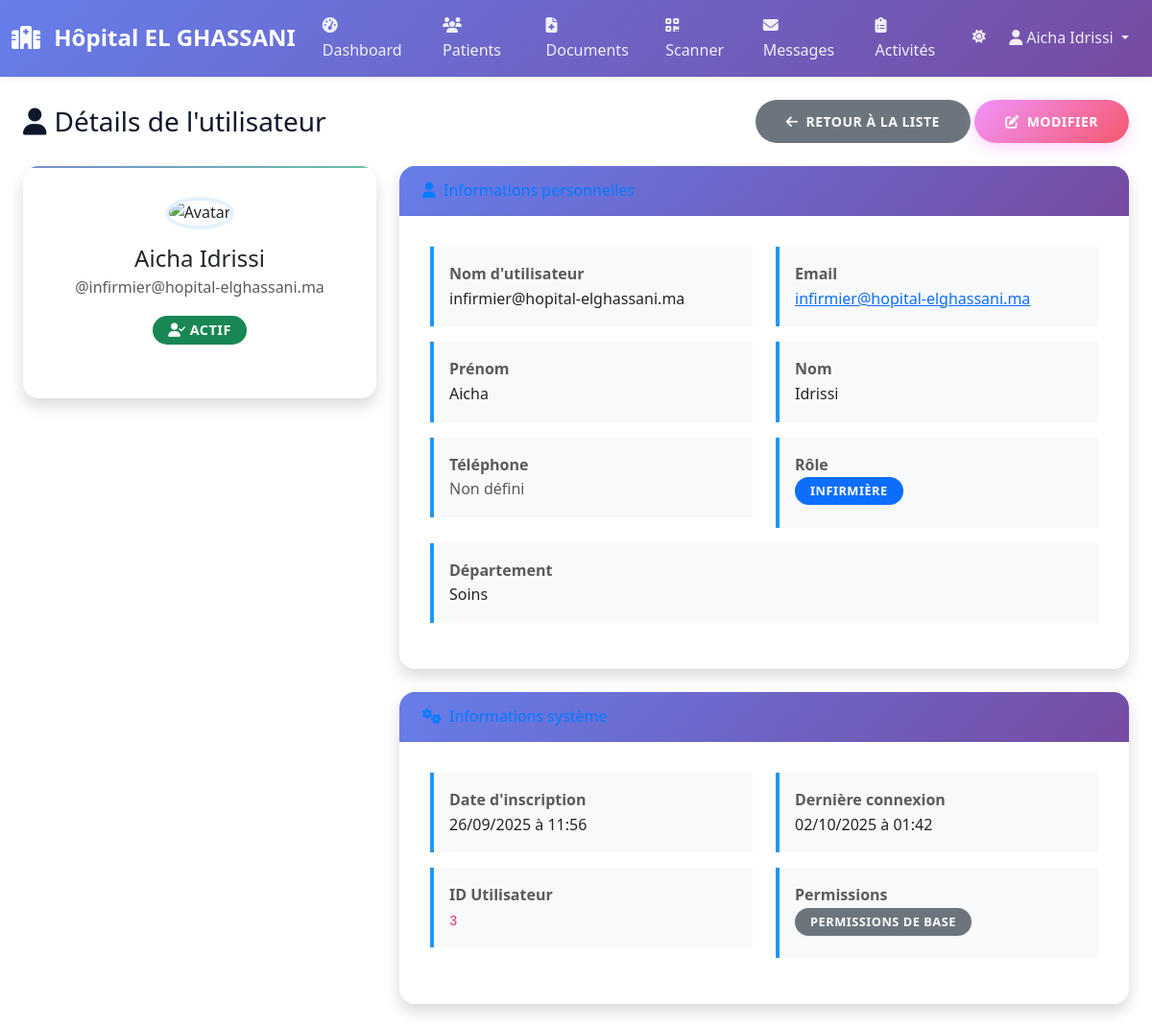
The page /api/auth/user/3/ (signed in) on the database its author committed.
### users/models.py (models this page shows, shortened)
class User(AbstractUser):
    ROLE_CHOICES = [
        ('admin', 'Administrateur'),
        ('doctor', 'Médecin'),
        ('nurse', 'Infirmière'),
        ('technician', 'Technicien'),
    ]
    role = models.CharField(
        max_length=20,
        choices=ROLE_CHOICES,
        default='nurse',
        verbose_name='Rôle'
    )
    department = models.CharField(
        max_length=100,
        blank=True,
        null=True,
        verbose_name='Département'
    )
    phone = models.CharField(
        max_length=20,
        blank=True,
        null=True,
        verbose_name='Téléphone'
    )
    is_active = models.BooleanField(
        default=True,
        verbose_name='Actif'
    )
    last_login_ip = models.GenericIPAddressField(
        blank=True,
        null=True,
        verbose_name='Dernière IP de connexion'
    )
    created_at = models.DateTimeField(
        auto_now_add=True,
        verbose_name='Date de création'
    )
    updated_at = models.DateTimeField(
        auto_now=True,
        verbose_name='Date de modification'
    )
    permissions = models.JSONField(
        default=list,
        blank=True,
        verbose_name='Permissions'
    )
    class Meta:
        verbose_name = 'Utilisateur'
        verbose_name_plural = 'Utilisateurs'
        ordering = ['-created_at']
    def get_full_name(self):
        return f"{self.first_name} {self.last_name}".strip()

### users/views.py (the view)
# urls.py: path('user/<int:pk>/', views.user_detail_view, name='view_user'),
@login_required
def user_detail_view(request, pk):
    try:
        user = User.objects.get(pk=pk)
        context = {
            'user': user,
        }
        return render(request, 'users/user_detail.html', context)
    except User.DoesNotExist:
        messages.error(request, 'Utilisateur non trouvé.')
        return redirect('users')

### templates/users/user_detail.html (shortened to what this page needs)
{% extends 'medical/base.html' %}
{% load static %}
{% block content %}
<div class="container-fluid">
    <div class="d-sm-flex align-items-center justify-content-between mb-4">
        <h1 class="h3 mb-0 text-gray-800">
            <i class="fas fa-user me-2"></i>Détails de l'utilisateur
        </h1>
        <div>
            <a href="{% url 'users' %}" class="btn btn-secondary">
                <i class="fas fa-arrow-left me-2"></i>Retour à la liste
            </a>
            <a href="{% url 'edit_user' user.id %}" class="btn btn-warning">
                <i class="fas fa-edit me-2"></i>Modifier
            </a>
        </div>
    </div>
    <div class="row">
        <div class="col-lg-4">
            <div class="card shadow mb-4">
                <div class="card-body text-center">
                    <img src="{% static 'img/default-avatar.png' %}" alt="Avatar" class="user-avatar mb-3">
                    <h4 class="mb-1">{{ user.get_full_name|default:"Nom complet non défini" }}</h4>
                    <p class="text-muted mb-3">@{{ user.username }}</p>
                    <span class="badge {% if user.is_active %}bg-success{% else %}bg-secondary{% endif %} status-badge">
                        {% if user.is_active %}
                            <i class="fas fa-user-check me-1"></i>Actif
                        {% else %}
                            <i class="fas fa-user-times me-1"></i>Inactif
                        {% endif %}
                    </span>
                </div>
            </div>
        </div>
        <div class="col-lg-8">
            <div class="card shadow mb-4">
                <div class="card-header py-3">
                    <h6 class="m-0 font-weight-bold text-primary">
                        <i class="fas fa-user me-2"></i>Informations personnelles
                    </h6>
                </div>
                <div class="card-body">
                    <div class="row">
                        <div class="col-md-6">
                            <div class="info-card p-3 mb-3">
                                <label class="fw-bold text-muted">Nom d'utilisateur</label>
                                <p class="mb-0">{{ user.username }}</p>
                            </div>
                        </div>
                        <div class="col-md-6">
                            <div class="info-card p-3 mb-3">
                                <label class="fw-bold text-muted">Email</label>
                                <p class="mb-0">
                                    {% if user.email %}
                                        <a href="mailto:{{ user.email }}">{{ user.email }}</a>
                                    {% else %}
                                        <span class="text-muted">Non défini</span>
                                    {% endif %}
                                </p>
                            </div>
                        </div>
                        <div class="col-md-6">
                            <div class="info-card p-3 mb-3">
                                <label class="fw-bold text-muted">Prénom</label>
                                <p class="mb-0">{{ user.first_name|default:"Non défini" }}</p>
                            </div>
                        </div>
                        <div class="col-md-6">
                            <div class="info-card p-3 mb-3">
                                <label class="fw-bold text-muted">Nom</label>
                                <p class="mb-0">{{ user.last_name|default:"Non défini" }}</p>
                            </div>
                        </div>
                        <div class="col-md-6">
                            <div class="info-card p-3 mb-3">
                                <label class="fw-bold text-muted">Téléphone</label>
                                <p class="mb-0">
                                    {% if user.phone %}
                                        <a href="tel:{{ user.phone }}">{{ user.phone }}</a>
                                    {% else %}
                                        <span class="text-muted">Non défini</span>
                                    {% endif %}
                                </p>
                            </div>
                        </div>
                        <div class="col-md-6">
                            <div class="info-card p-3 mb-3">
                                <label class="fw-bold text-muted">Rôle</label>
                                <p class="mb-0">
                                    <span class="badge bg-primary">{{ user.get_role_display }}</span>
                                </p>
                            </div>
                        </div>
                        <div class="col-md-12">
                            <div class="info-card p-3 mb-3">
                                <label class="fw-bold text-muted">Département</label>
                                <p class="mb-0">{{ user.department|default:"Non défini" }}</p>
                            </div>
                        </div>
                    </div>
                </div>
            </div>
            <div class="card shadow mb-4">
                <div class="card-header py-3">
                    <h6 class="m-0 font-weight-bold text-primary">
                        <i class="fas fa-cogs me-2"></i>Informations système
                    </h6>
                </div>
                <div class="card-body">
                    <div class="row">
                        <div class="col-md-6">
                            <div class="info-card p-3 mb-3">
                                <label class="fw-bold text-muted">Date d'inscription</label>
                                <p class="mb-0">{{ user.date_joined|date:"d/m/Y à H:i" }}</p>
                            </div>
                        </div>
                        <div class="col-md-6">
                            <div class="info-card p-3 mb-3">
                                <label class="fw-bold text-muted">Dernière connexion</label>
                                <p class="mb-0">
                                    {% if user.last_login %}
                                        {{ user.last_login|date:"d/m/Y à H:i" }}
                                    {% else %}
                                        <span class="text-muted">Jamais connecté</span>
                                    {% endif %}
                                </p>
                            </div>
                        </div>
                        <div class="col-md-6">
                            <div class="info-card p-3 mb-3">
                                <label class="fw-bold text-muted">ID Utilisateur</label>
                                <p class="mb-0"><code>{{ user.id }}</code></p>
                            </div>
                        </div>
                        <div class="col-md-6">
                            <div class="info-card p-3 mb-3">
                                <label class="fw-bold text-muted">Permissions</label>
                                <p class="mb-0">
                                    {% if user.is_superuser %}
                                        <span class="badge bg-danger">Toutes les permissions</span>
                                    {% elif user.is_staff %}
                                        <span class="badge bg-info">Accès administration</span>
                                    {% else %}
                                        <span class="badge bg-secondary">Permissions de base</span>
                                    {% endif %}
                                </p>
                            </div>
                        </div>
                    </div>
                </div>
            </div>
        </div>
    </div>
</div>
{% endblock %}

### templates/medical/base.html (shortened to what this page needs)
{% load static %}
<!DOCTYPE html>
<html lang="fr" dir="ltr">
<head>
    <link href="https://cdn.jsdelivr.net/npm/bootstrap@5.3.0/dist/css/bootstrap.min.css" rel="stylesheet">
    <link href="https://cdnjs.cloudflare.com/ajax/libs/font-awesome/6.4.0/css/all.min.css" rel="stylesheet">
    <link href="{% static 'css/style.css' %}" rel="stylesheet">
    <link rel="stylesheet" href="{% static 'css/modern-design.css' %}">
</head>
<body>
    {% if user.is_authenticated %}
        <nav class="navbar navbar-expand-lg navbar-dark bg-primary">
            <div class="container-fluid">
                <a class="navbar-brand" href="{% url 'dashboard' %}">
                    <i class="fas fa-hospital me-2"></i>
                    Hôpital EL GHASSANI
                </a>
                <div class="collapse navbar-collapse" id="navbarNav">
                    <ul class="navbar-nav me-auto">
                        <li class="nav-item">
                            <a class="nav-link {% if request.resolver_match.url_name == 'dashboard' %}active{% endif %}" href="{% url 'dashboard' %}">
                                <i class="fas fa-tachometer-alt me-1"></i>Dashboard
                            </a>
                        </li>
                        {% if user.role == 'technician' %}
                        <li class="nav-item">
                            <a class="nav-link {% if request.resolver_match.url_name == 'messages' %}active{% endif %}" href="{% url 'messages' %}">
                                <i class="fas fa-envelope me-1"></i>Messages
                                <span class="badge bg-danger ms-1" id="unread-messages-badge" style="display: none;">0</span>
                            </a>
                        </li>
                        <li class="nav-item">
                            <a class="nav-link {% if request.resolver_match.url_name == 'system_logs' %}active{% endif %}" href="{% url 'system_logs' %}">
                                <i class="fas fa-clipboard-list me-1"></i>Logs Système
                            </a>
                        </li>
                        <li class="nav-item">
                            <a class="nav-link {% if request.resolver_match.url_name == 'system_monitor' %}active{% endif %}" href="{% url 'system_monitor' %}">
                                <i class="fas fa-heartbeat me-1"></i>Monitoring
                            </a>
                        </li>
                        <li class="nav-item">
                            <a class="nav-link {% if request.resolver_match.url_name == 'backup_restore' %}active{% endif %}" href="{% url 'backup_restore' %}">
                                <i class="fas fa-database me-1"></i>Sauvegarde
                            </a>
                        </li>
                        <li class="nav-item">
                            <a class="nav-link {% if request.resolver_match.url_name == 'maintenance' %}active{% endif %}" href="{% url 'maintenance' %}">
                                <i class="fas fa-tools me-1"></i>Maintenance
                            </a>
                        </li>
                        {% elif user.role == 'nurse' %}
                        <li class="nav-item">
                            <a class="nav-link {% if request.resolver_match.url_name == 'patients' %}active{% endif %}" href="{% url 'patients' %}">
                                <i class="fas fa-users me-1"></i>Patients
                            </a>
                        </li>
                        <li class="nav-item">
                            <a class="nav-link {% if request.resolver_match.url_name == 'documents' %}active{% endif %}" href="{% url 'documents' %}">
                                <i class="fas fa-file-medical me-1"></i>Documents
                            </a>
                        </li>
                        <li class="nav-item">
                            <a class="nav-link {% if request.resolver_match.url_name == 'scanner' %}active{% endif %}" href="{% url 'scanner' %}">
                                <i class="fas fa-qrcode me-1"></i>Scanner
                            </a>
                        </li>
                        <li class="nav-item">
                            <a class="nav-link {% if request.resolver_match.url_name == 'messages' %}active{% endif %}" href="{% url 'messages' %}">
                                <i class="fas fa-envelope me-1"></i>Messages
                            </a>
                        </li>
                        <li class="nav-item">
                            <a class="nav-link {% if request.resolver_match.url_name == 'activities' %}active{% endif %}" href="{% url 'activities' %}">
                                <i class="fas fa-clipboard-list me-1"></i>Activités
                            </a>
                        </li>
                        {% endif %}
                    </ul>
                    <ul class="navbar-nav">
                        <li class="nav-item">
                            <button class="btn btn-outline-secondary nav-link border-0" onclick="toggleTheme()" title="Changer le thème">
                                <i class="fas fa-sun" id="theme-icon"></i>
                            </button>
                        </li>
                        <li class="nav-item dropdown">
                            <a class="nav-link dropdown-toggle" href="#" id="navbarDropdown" role="button" data-bs-toggle="dropdown">
                                <i class="fas fa-user me-1"></i>{{ user.get_full_name }}
                            </a>
                        </li>
                    </ul>
                </div>
            </div>
        </nav>
    {% endif %}
    <main class="{% if user.is_authenticated %}container-fluid mt-4{% endif %}">
        {% block content %}{% endblock %}
    </main>
</body>
</html>

### rows shown on the page
User: get_full_name "Aicha Idrissi", username "infirmier@hopital-elghassani.ma", email "infirmier@hopital-elghassani.ma", first_name "Aicha", last_name "Idrissi", role "INFIRMIÈRE", department "Soins", date_joined "26/09/2025 à 11:56", last_login "02/10/2025 à 01:42", id "3"
